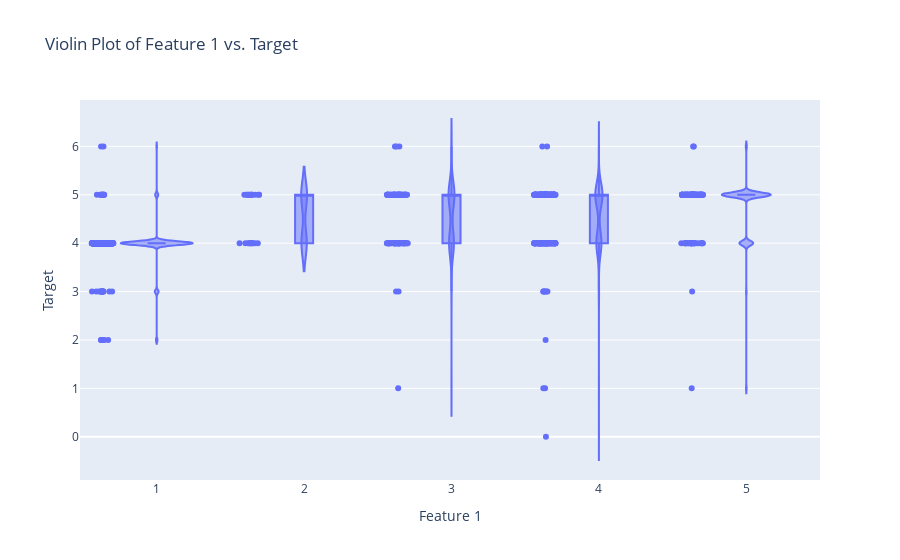

Source (notebook cell):
### Markdown cell above
Task 4

### Code cell
import pandas as pd
import plotly.express as px
from sklearn.feature_selection import SelectKBest
from sklearn.feature_selection import f_classif

# Assuming you already have normalized_pd defined

# Split the data into X and y
X = normalized_pd.loc[:, normalized_pd.columns != "BA"]
y = normalized_pd['BA']

# Select the best 2 features
X_new = SelectKBest(f_classif, k=2).fit_transform(X, y)

# Create a DataFrame with the selected features and target variable
df = pd.DataFrame({'Target': y})
for i in range(X_new.shape[1]):
    df[f'Feature {i + 1}'] = X_new[:, i]
    fig = px.violin(df, y='Target', x=f'Feature {i + 1}', box=True, points="all", title='Violin Plot of ' + f'Feature {i + 1}' + ' vs. Target')
    fig.show()

### Figure 1 — Plotly figure (JSON) as saved in the notebook; plotly's stock layout.template omitted (floating-point values rounded to 4 significant figures; data arrays with more than 128 entries replaced by an {"elided": "..."} marker saying what was removed)
{"data": [{"alignmentgroup": "True", "box": {"visible": true}, "hovertemplate": "Feature 1=%{x}<br>Target=%{y}<extra></extra>", "legendgroup": "", "marker": {"color": "#636efa"}, "name": "", "offsetgroup": "", "orientation": "v", "points": "all", "scalegroup": "True", "showlegend": false, "type": "violin", "x": {"elided": "830 int values"}, "x0": " ", "xaxis": "x", "y": {"elided": "830 int values"}, "y0": " ", "yaxis": "y"}], "layout": {"legend": {"tracegroupgap": 0}, "title": {"text": "Violin Plot of Feature 1 vs. Target"}, "violinmode": "group", "xaxis": {"anchor": "y", "domain": [0, 1], "title": {"text": "Feature 1"}}, "yaxis": {"anchor": "x", "domain": [0, 1], "title": {"text": "Target"}}}}
